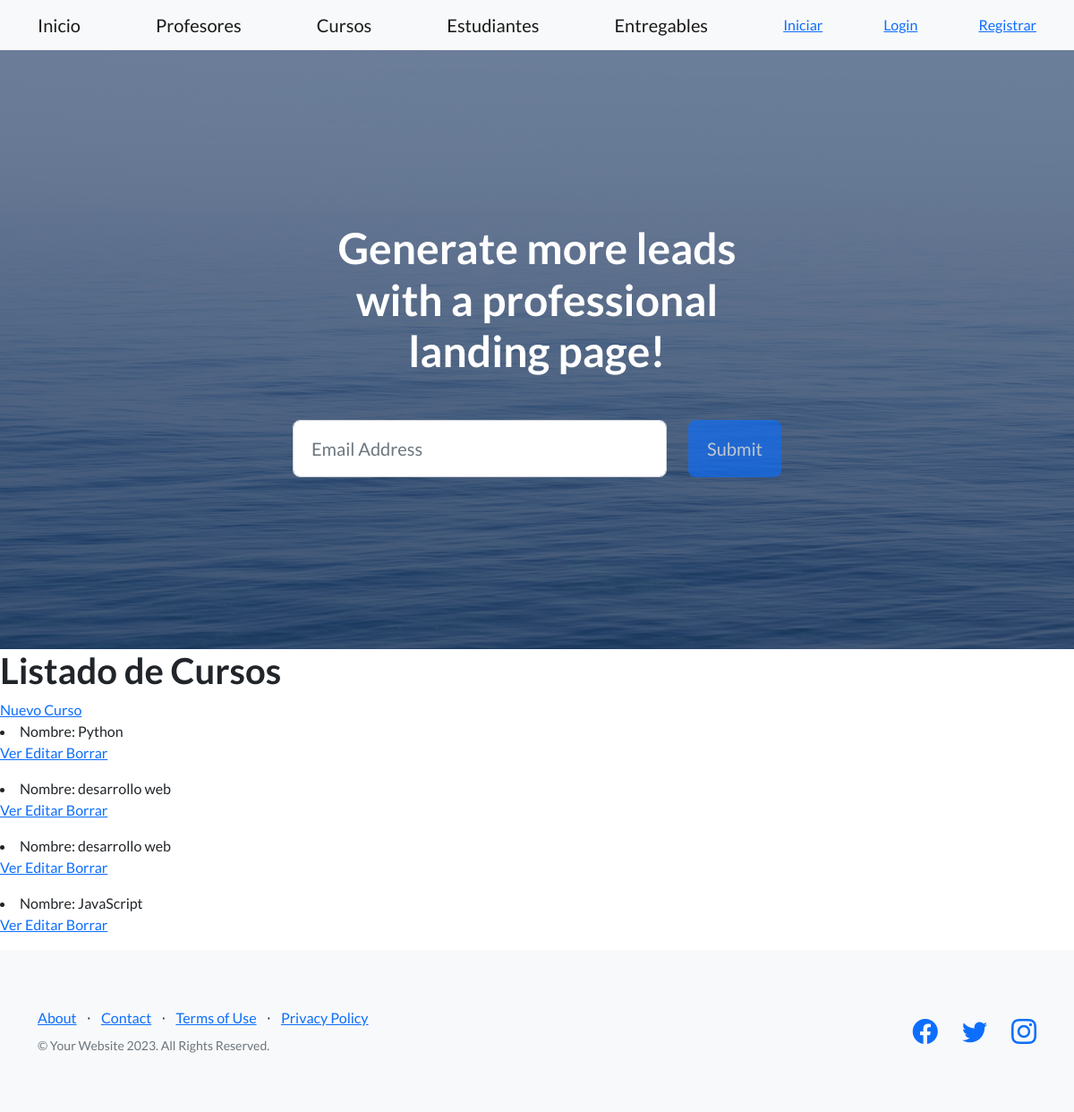
/AppCoder/cursos/lista, run on an earlier commit of the app's database.
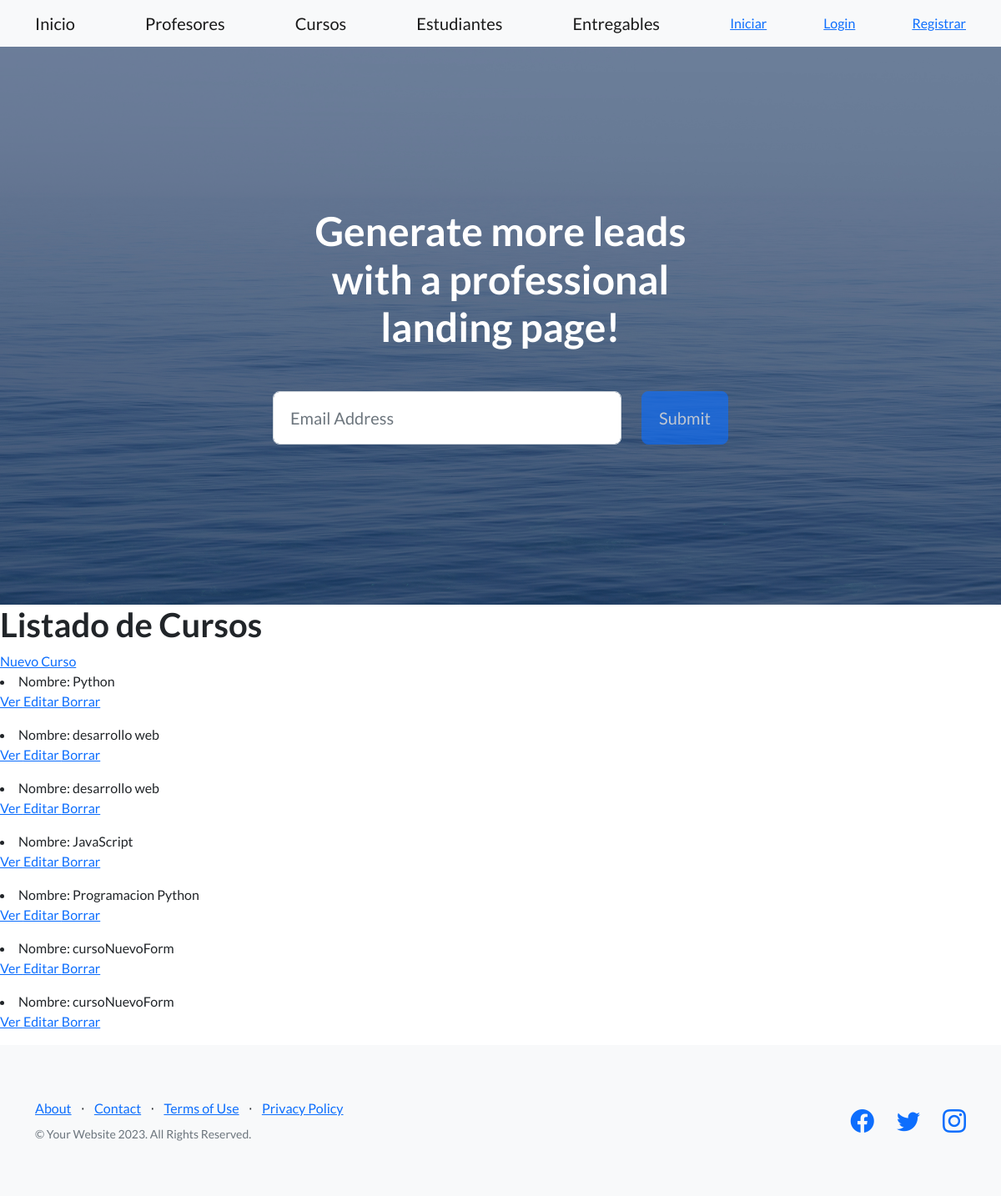
And on a later commit of the database.
### AppCoder/models.py (models this page shows, shortened)
class Curso(models.Model):
    nombre = models.CharField(max_length=40)
    camada = models.IntegerField()

### AppCoder/views.py (the view)
# urls.py: path('cursos/lista', views.CursoListView.as_view(), name='ListaCursos'),
class CursoListView(ListView):
      model = Curso
      context_object_name= "cursos"
      template_name = "AppCoder/curso_lista.html"

### AppCoder/Templates/AppCoder/curso_lista.html
{% extends "AppCoder/padre.html" %}
{% load static %}
{% block contenidoQueCambia %}
<h1> Listado de Cursos </h1>
<a href={% url 'NuevoCurso' %}> Nuevo Curso </a>
{% for curso in cursos %}
    <li> Nombre: {{curso.nombre}}
        <p>
            <a href="{% url 'DetalleCurso' curso.pk %}"> Ver </a>
            <a href="{% url 'EditarCurso' curso.pk %}"> Editar </a>
            <a href="{% url 'BorrarCurso' curso.pk %}"> Borrar </a>
        </p>
    </li>
{% endfor %}
{% endblock contenidoQueCambia %}

What changed in the data, as far as the page shows it:
added Curso: nombre "Programacion Python"
added Curso: nombre "cursoNuevoForm"
added Curso: nombre "cursoNuevoForm"
